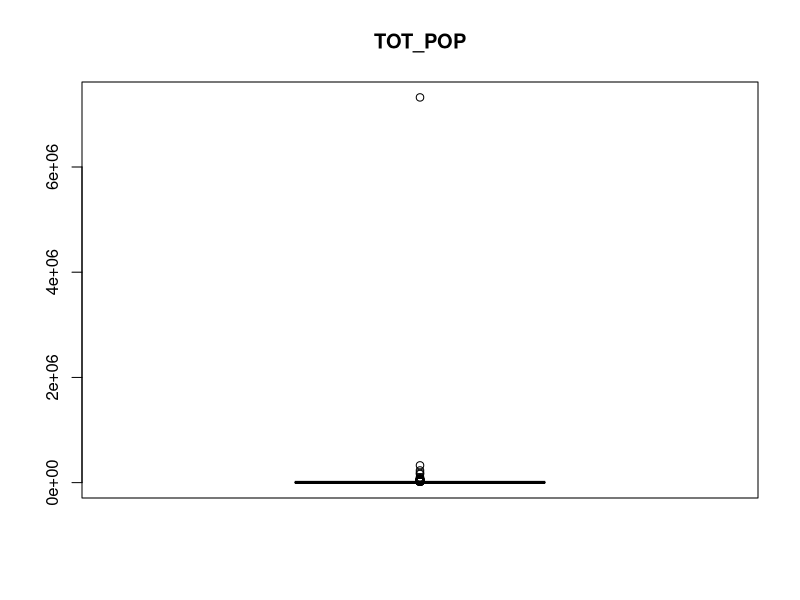
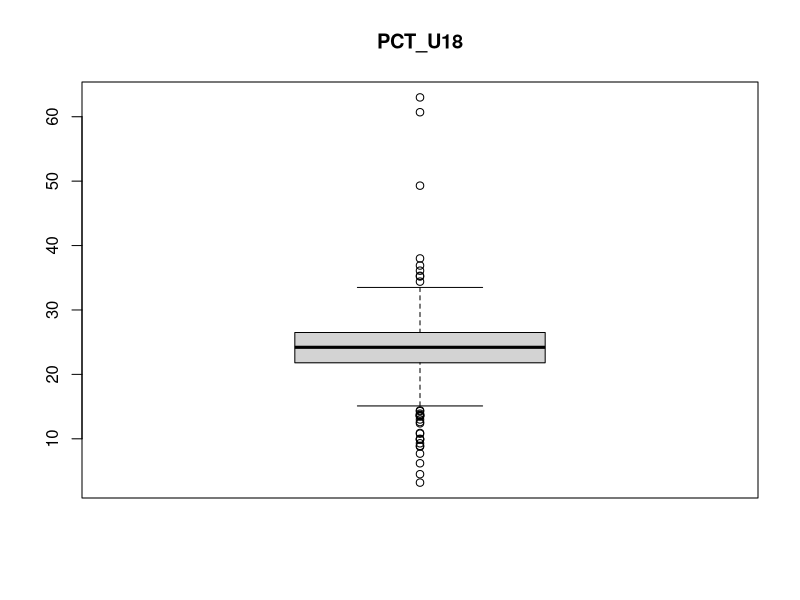
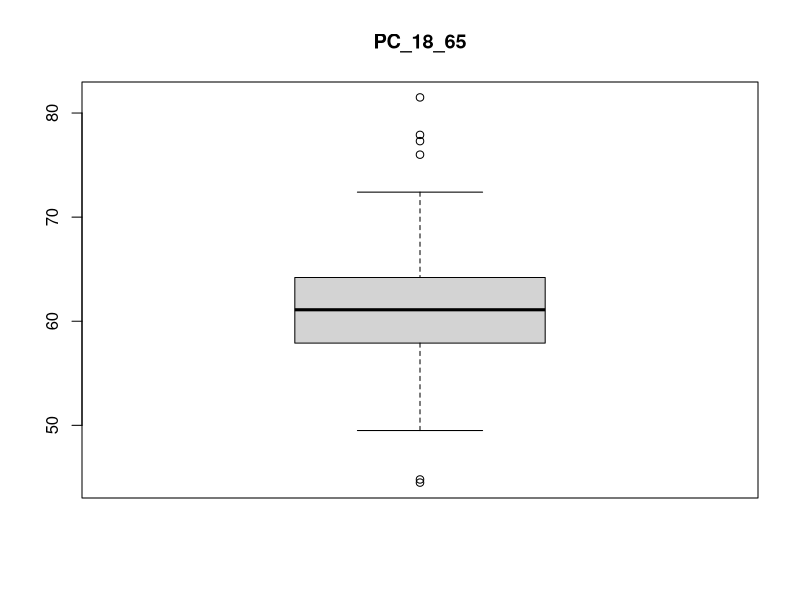
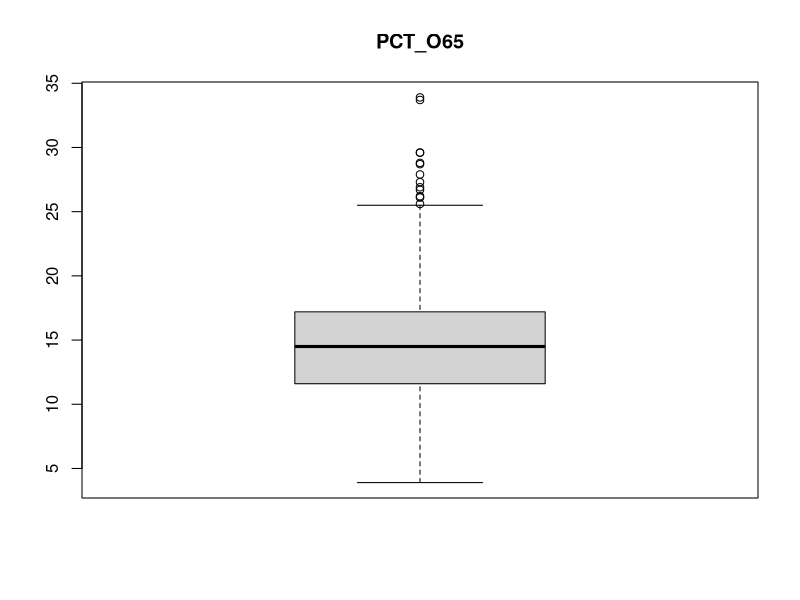
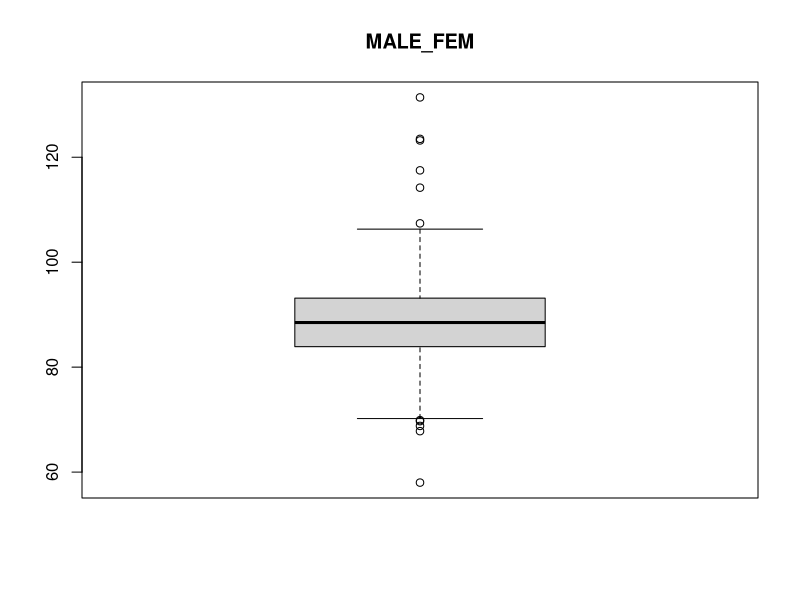

The R script that drew these images, in order:
ny <- read.delim("New_York.dat")
#pairs.panels(ny[c("MALE_FEM","TOT_POP","PCT_U18","PC_18_65","PCT_O65")],method = "pearson",lm=TRUE)

# TOT_POP
boxplot(ny$TOT_POP,main="TOT_POP")$stats[c(1,5),] #1000 #19750
length(which(ny$TOT_POP>19750)) #81
length(which(ny$TOT_POP<1000))  #0
ny <- ny[-which(ny$TOT_POP>19750),]
summary(ny$TOT_POP)

# PCT_U18
boxplot(ny$PCT_U18,main="PCT_U18")$stats[c(1,5),]
length(which(ny$PCT_U18>33.7)) #9
length(which(ny$PCT_U18<15.1)) #23
ny <- ny[-which(ny$PCT_U18>33.7),]
ny <- ny[-which(ny$PCT_U18<15.1),]

# PC_18_65
boxplot(ny$PC_18_65,main="PC_18_65")$stats[c(1,5),]
length(which(ny$PC_18_65>72.4)) #4
length(which(ny$PC_18_65<49.5)) #2
ny <- ny[-which(ny$PC_18_65>72.4),]
ny <- ny[-which(ny$PC_18_65<49.5),]

# PCT_O65
boxplot(ny$PCT_O65,main="PCT_O65")$stats[c(1,5),]
length(which(ny$PCT_O65>26.2)) #10
length(which(ny$PCT_O65<2.7))
ny <- ny[-which(ny$PCT_O65>26.2)]

# MALE_FEM
boxplot(ny$MALE_FEM,main="MALE_FEM")$stats[c(1,5),]
length(which(ny$MALE_FEM<69.7)) #3
length(which(ny$MALE_FEM>107.4)) #5
ny <- ny[-which(ny$MALE_FEM<69.7),]
ny <- ny[-which(ny$MALE_FEM>107.4),]

library(caTools)
set.seed(123)
split=sample.split(ny$MALE_FEM,SplitRatio = 0.8)
training_set=subset(ny[2:6],split==TRUE)
test_set=subset(ny[2:6],split==FALSE)

reg1 <- lm(formula = MALE_FEM ~ 1,data = training_set )
pred=predict(reg1,newdata = test_set)

reg2 <- lm(formula = MALE_FEM ~ TOT_POP,data = training_set )
pred2=predict(reg2,newdata = test_set)
cor(pred2,test_set$MALE_FEM)

reg3 <- lm(formula = MALE_FEM ~ TOT_POP+PCT_U18,data = training_set )
pred3=predict(reg3,newdata = test_set)
cor(pred3,test_set$MALE_FEM)

reg4 <- lm(formula = MALE_FEM ~ TOT_POP+PCT_U18+PC_18_65,data = training_set )
pred4=predict(reg4,newdata = test_set)
r=cor(pred4,test_set$MALE_FEM)

reg5 <- lm(formula = MALE_FEM ~ TOT_POP+PCT_U18+PC_18_65+PCT_O65,data = training_set )
pred5=predict(reg5,newdata = test_set)
r2=cor(pred4,test_set$MALE_FEM)
